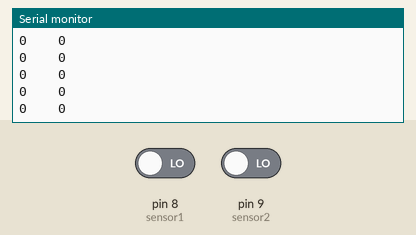
Bench run of a sketch on a simulated Arduino Uno, built with avr-gcc and run on an emulated ATmega328P. Parts: the last lines printed to the serial monitor. Inputs (shaded band) come from the test bench; at power-on: pin 8 (sensor1) LOW, pin 9 (sensor2) LOW.

Above: at 1.2 s.
1.3 s: pin 8 (sensor1) driven HIGH
At 2.0 s:
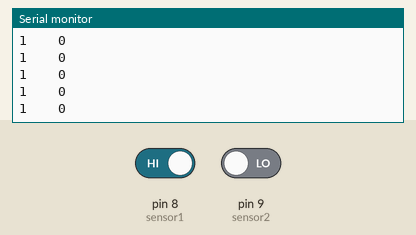
2.8 s: pin 9 (sensor2) driven HIGH
At 3.6 s:
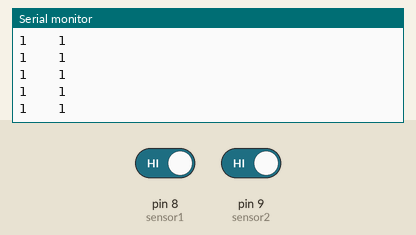
5.8 s: pin 8 (sensor1) driven LOW
At 6.3 s:
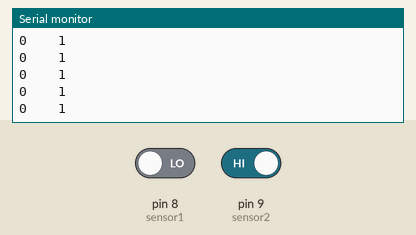

The sketch:

test_sensorsDigitalInput.ino
```cpp
int sensor1 = 8;
int sensor2 = 9;

// the setup routine runs once when you press reset:
void setup() {
  // initialize serial communication at 9600 bits per second:
  Serial.begin(9600);
  // make the pushbutton's pin an input:
  pinMode(sensor1, INPUT);
  pinMode(sensor2, INPUT);
}

// the loop routine runs over and over again forever:
void loop() {
  // read the input pin:
  int buttonState1 = digitalRead(sensor1);
  int buttonState2 = digitalRead(sensor2);
  // print out the state of the button:
  Serial.print(buttonState1);
  Serial.print("    ");
  Serial.println(buttonState2);
  delay(1);  // delay in between reads for stability
}
```

Measured:
- after the input at 1.3 s, the serial monitor: prints a new line after 0.07 s (image 1)
- after the input at 2.8 s, the serial monitor: prints a new line after 0.07 s (image 2)
- after the input at 5.8 s, the serial monitor: prints a new line after 0.07 s (image 3)
